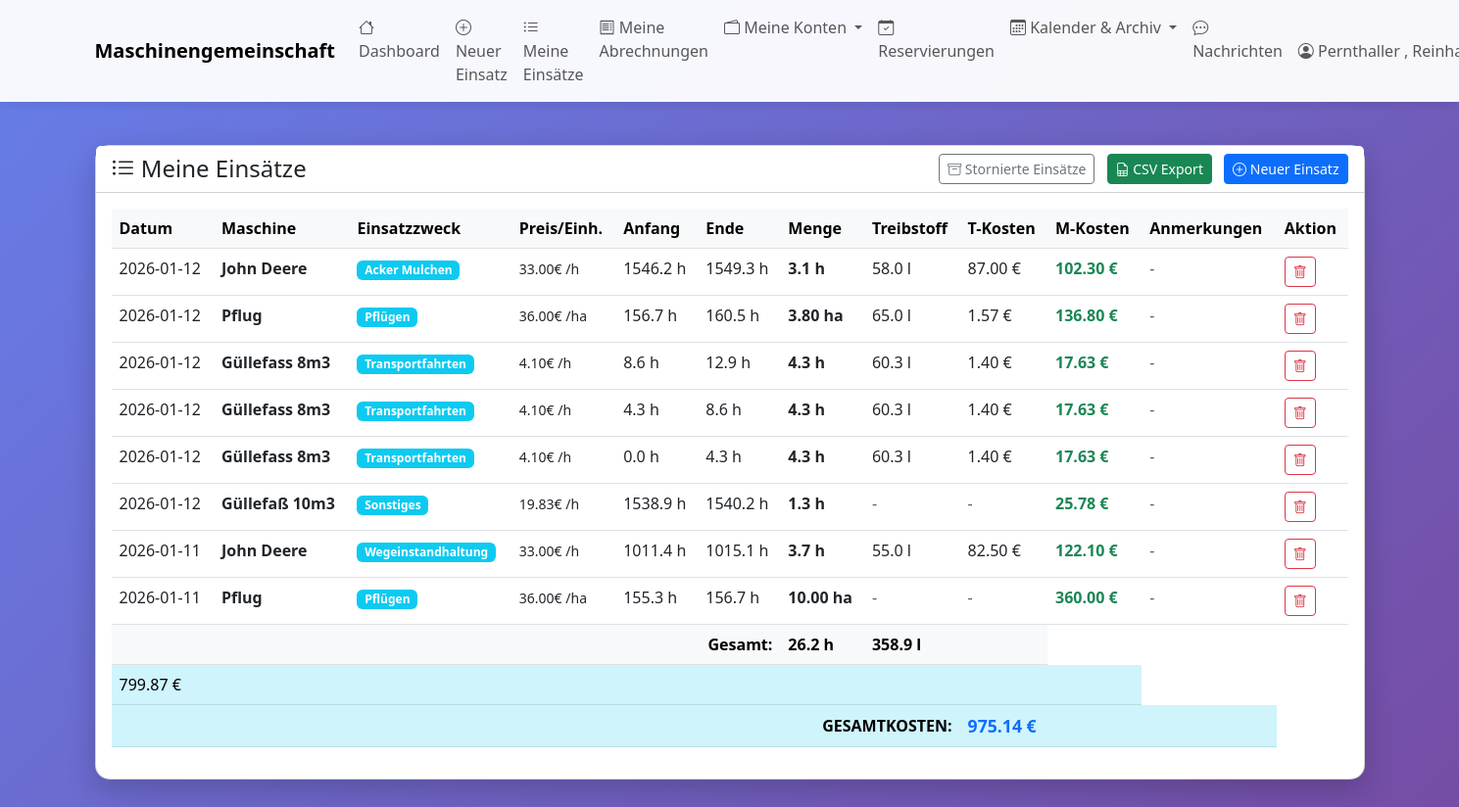
The app's page /meine-einsaetze (signed in) with its own data.
### tables this page shows
CREATE TABLE maschinen (
    id INTEGER PRIMARY KEY AUTOINCREMENT,
    bezeichnung TEXT NOT NULL,
    hersteller TEXT,
    modell TEXT,
    baujahr INTEGER,
    kennzeichen TEXT,
    anschaffungsdatum DATE,
    stundenzaehler_aktuell REAL,
    naechste_wartung_bei REAL,
    aktiv BOOLEAN DEFAULT 1,
    bemerkungen TEXT
, abrechnungsart TEXT DEFAULT 'stunden', preis_pro_einheit REAL DEFAULT 0.0, wartungsintervall INTEGER DEFAULT 50, naechste_wartung REAL, anmerkungen TEXT, erfassungsmodus TEXT DEFAULT 'fortlaufend', gemeinschaft_id INTEGER DEFAULT 1 REFERENCES gemeinschaften(id), anschaffungspreis REAL DEFAULT 0.0, abschreibungsdauer_jahre INTEGER DEFAULT 10, treibstoff_berechnen BOOLEAN DEFAULT 0);

CREATE TABLE einsatzzwecke (
    id INTEGER PRIMARY KEY AUTOINCREMENT,
    bezeichnung TEXT NOT NULL UNIQUE,
    beschreibung TEXT,
    aktiv BOOLEAN DEFAULT 1
);

### web_app.py (the view)
@app.route('/meine-einsaetze')
@login_required
def meine_einsaetze():
    with MaschinenDBContext(DB_PATH) as db:
        einsaetze = db.get_einsaetze_by_benutzer(session['benutzer_id'])
        summe_treibstoff = sum(e.get('treibstoffkosten', 0) or 0 for e in einsaetze)
        summe_maschine = sum(e.get('kosten_berechnet', 0) or 0 for e in einsaetze)
        summe_gesamt = summe_treibstoff + summe_maschine
    return render_template('meine_einsaetze.html',
                         einsaetze=einsaetze,
                         summe_treibstoff=summe_treibstoff,
                         summe_maschine=summe_maschine,
                         summe_gesamt=summe_gesamt)

### database.py (called while the page is built)
    def connect(self):
        self.connection = sqlite3.connect(self.db_path)
        self.connection.row_factory = sqlite3.Row
        self.cursor = self.connection.cursor()

    def close(self):
        if self.connection:
            self.connection.close()

    def get_benutzer(self, benutzer_id: int) -> Optional[Dict]:
        sql = "SELECT * FROM benutzer WHERE id = ?"
        self.cursor.execute(sql, (benutzer_id,))
        row = self.cursor.fetchone()
        return dict(row) if row else None

    def get_einsaetze_by_benutzer(self, benutzer_id: int) -> List[Dict]:
        sql = "SELECT * FROM einsaetze_uebersicht WHERE benutzer LIKE ?"
        benutzer = self.get_benutzer(benutzer_id)
        if not benutzer:
            return []
        search_pattern = f"%{benutzer['name']}%"
        self.cursor.execute(sql, (search_pattern,))
        return [dict(row) for row in self.cursor.fetchall()]

    def __enter__(self):
        self.connect()
        return self

    def __exit__(self, exc_type, exc_val, exc_tb):
        if exc_type is None:
            self.connection.commit()
        else:
            self.connection.rollback()
        self.close()
        return False

### web_app.py (called while the page is built)
def login_required(f):
    @wraps(f)
    def decorated_function(*args, **kwargs):
        if 'benutzer_id' not in session:
            flash('Bitte melden Sie sich an.', 'warning')
            return redirect(url_for('login'))
        return f(*args, **kwargs)
    return decorated_function

### templates/meine_einsaetze.html (shortened to what this page needs)
{% extends "base.html" %}
{% block content %}
<div class="row mt-4">
    <div class="col-12">
        <div class="card">
            <div class="card-header bg-white d-flex justify-content-between align-items-center">
                <h4 class="mb-0">
                    <i class="bi bi-list-ul"></i> Meine Einsätze
                </h4>
                <div>
                    <a href="{{ url_for('meine_stornierten_einsaetze') }}" class="btn btn-outline-secondary btn-sm me-2">
                        <i class="bi bi-archive"></i> Stornierte Einsätze
                    </a>
                    <a href="{{ url_for('meine_einsaetze_csv') }}" class="btn btn-success btn-sm me-2">
                        <i class="bi bi-file-earmark-spreadsheet"></i> CSV Export
                    </a>
                    <a href="{{ url_for('neuer_einsatz') }}" class="btn btn-primary btn-sm">
                        <i class="bi bi-plus-circle"></i> Neuer Einsatz
                    </a>
                </div>
            </div>
            <div class="card-body">
                {% if einsaetze %}
                <div class="table-responsive">
                    <table class="table table-hover">
                        <thead class="table-light">
                            <tr>
                                <th>Datum</th>
                                <th>Maschine</th>
                                <th>Einsatzzweck</th>
                                <th>Preis/Einh.</th>
                                <th>Anfang</th>
                                <th>Ende</th>
                                <th>Menge</th>
                                <th>Treibstoff</th>
                                <th>T-Kosten</th>
                                <th>M-Kosten</th>
                                <th>Anmerkungen</th>
                                <th>Aktion</th>
                            </tr>
                        </thead>
                        <tbody>
                            {% for einsatz in einsaetze %}
                            <tr>
                                <td>{{ einsatz.datum }}</td>
                                <td>
                                    <strong>{{ einsatz.maschine }}</strong>
                                </td>
                                <td>
                                    <span class="badge bg-info">{{ einsatz.einsatzzweck }}</span>
                                </td>
                                <td>
                                    {% if einsatz.preis_pro_einheit %}
                                        <small>{{ "%.2f"|format(einsatz.preis_pro_einheit) }}€
                                        {% if einsatz.abrechnungsart == 'hektar' %}/ha
                                        {% elif einsatz.abrechnungsart == 'kilometer' %}/km
                                        {% elif einsatz.abrechnungsart == 'stueck' %}/St
                                        {% else %}/h
                                        {% endif %}
                                        </small>
                                    {% else %}
                                        <span class="text-muted">-</span>
                                    {% endif %}
                                </td>
                                <td>{{ "%.1f"|format(einsatz.anfangstand) }} h</td>
                                <td>{{ "%.1f"|format(einsatz.endstand) }} h</td>
                                <td>
                                    {% if einsatz.abrechnungsart == 'hektar' and einsatz.flaeche_menge %}
                                        <strong>{{ "%.2f"|format(einsatz.flaeche_menge) }} ha</strong>
                                    {% elif einsatz.abrechnungsart == 'kilometer' and einsatz.flaeche_menge %}
                                        <strong>{{ "%.2f"|format(einsatz.flaeche_menge) }} km</strong>
                                    {% elif einsatz.abrechnungsart == 'stueck' and einsatz.flaeche_menge %}
                                        <strong>{{ "%.0f"|format(einsatz.flaeche_menge) }} St</strong>
                                    {% else %}
                                        <strong>{{ "%.1f"|format(einsatz.betriebsstunden) }} h</strong>
                                    {% endif %}
                                </td>
                                <td>
                                    {% if einsatz.treibstoffverbrauch %}
                                        {{ "%.1f"|format(einsatz.treibstoffverbrauch) }} l
                                    {% else %}
                                        <span class="text-muted">-</span>
                                    {% endif %}
                                </td>
                                <td>
                                    {% if einsatz.treibstoffkosten %}
                                        {{ "%.2f"|format(einsatz.treibstoffkosten) }} €
                                    {% else %}
                                        <span class="text-muted">-</span>
                                    {% endif %}
                                </td>
                                <td>
                                    {% if einsatz.kosten_berechnet %}
                                        <strong class="text-success">{{ "%.2f"|format(einsatz.kosten_berechnet) }} €</strong>
                                    {% else %}
                                        <span class="text-muted">-</span>
                                    {% endif %}
                                </td>
                                <td>
                                    {% if einsatz.anmerkungen %}
                                        <small class="text-muted">{{ einsatz.anmerkungen[:50] }}{% if einsatz.anmerkungen|length > 50 %}...{% endif %}</small>
                                    {% else %}
                                        <span class="text-muted">-</span>
                                    {% endif %}
                                <td>
                                    <a href="{{ url_for('einsatz_stornieren', einsatz_id=einsatz.id) }}"
                                       class="btn btn-sm btn-outline-danger"
                                       onclick="return confirm('Soll dieser Einsatz wirklich storniert werden?')">
                                        <i class="bi bi-trash"></i>
                                    </a>
                                </td>
                                </td>
                            </tr>
                            {% endfor %}
                        </tbody>
                        <tfoot class="table-light">
                            <tr>
                                <td colspan="6" class="text-end"><strong>Gesamt:</strong></td>
                                <td><strong>{{ "%.1f"|format(einsaetze|sum(attribute='betriebsstunden')) }} h</strong></td>
                                <td>
                                    {% set treibstoff_gesamt = einsaetze|selectattr('treibstoffverbrauch')|sum(attribute='treibstoffverbrauch') %}
                                    {% if treibstoff_gesamt > 0 %}
                                        <strong>{{ "%.1f"|format(treibstoff_gesamt) }} l</strong>
                                    {% else %}
                                        -
                                    {% endif %}
                                </td>
                                <td></td>
                            </tr>
                            <tr class="table-info">
                                <td colspan="9
                                <td>
                                    <strong class="text-success">{{ "%.2f"|format(summe_maschine) }} €</strong>
                                </td>
                                <td></td>
                            </tr>
                            <tr class="table-info">
                                <td colspan="8" class="text-end"><strong>GESAMTKOSTEN:</strong></td>
                                <td colspan="3">
                                    <strong class="text-primary" style="font-size: 1.1em;">{{ "%.2f"|format(summe_gesamt) }} €</strong>
                                </td>
                            </tr>
                        </tfoot>
                    </table>
                </div>
                {% endif %}
            </div>
        </div>
    </div>
</div>
{% endblock %}

### templates/base.html (style rules this page uses)
body { min-height: 100vh; background: linear-gradient(135deg, #667eea 0%, #764ba2 100%); }
.card { border-radius: 15px; box-shadow: 0 10px 30px rgba(0,0,0,0.2); }

### records on screen
maschinen: datum "2026-01-12", maschine "John Deere", einsatzzweck "Acker Mulchen", preis_pro_einheit "33.00", abrechnungsart "/h", anfangstand "1546.2", endstand "1549.3", betriebsstunden "3.1", treibstoffverbrauch "58.0", treibstoffkosten "87.00", kosten_berechnet "102.30", datum "2026-01-11", einsatzzweck "Wegeinstandhaltung", anfangstand "1011.4", endstand "1015.1", betriebsstunden "3.7", treibstoffverbrauch "55.0", treibstoffkosten "82.50", kosten_berechnet "122.10"
maschinen: datum "2026-01-12", maschine "Pflug", einsatzzweck "Pflügen", preis_pro_einheit "36.00", abrechnungsart "/ha", anfangstand "156.7", endstand "160.5", flaeche_menge "3.80", treibstoffverbrauch "65.0", treibstoffkosten "1.57", kosten_berechnet "136.80", datum "2026-01-11", anfangstand "155.3", endstand "156.7", flaeche_menge "10.00", kosten_berechnet "360.00"
maschinen: datum "2026-01-12", maschine "Güllefass 8m3", einsatzzweck "Transportfahrten", preis_pro_einheit "4.10", abrechnungsart "/h", anfangstand "8.6", endstand "12.9", betriebsstunden "4.3", treibstoffverbrauch "60.3", treibstoffkosten "1.40", kosten_berechnet "17.63", anfangstand "4.3", endstand "8.6", anfangstand "0.0", endstand "4.3"
maschinen: datum "2026-01-12", maschine "Güllefaß 10m3", einsatzzweck "Sonstiges", preis_pro_einheit "19.83", abrechnungsart "/h", anfangstand "1538.9", endstand "1540.2", betriebsstunden "1.3", kosten_berechnet "25.78"

### other values on screen
{{ session.get('benutzer_name') }} "Pernthaller ,…"
{{ "%.1f"|format(einsaetze|sum(attribute='betriebsstunden')) }} "26.2"
{{ "%.1f"|format(treibstoff_gesamt) }} "358.9"
{{ "%.2f"|format(summe_maschine) }} "799.87"
{{ "%.2f"|format(summe_gesamt) }} "975.14"
